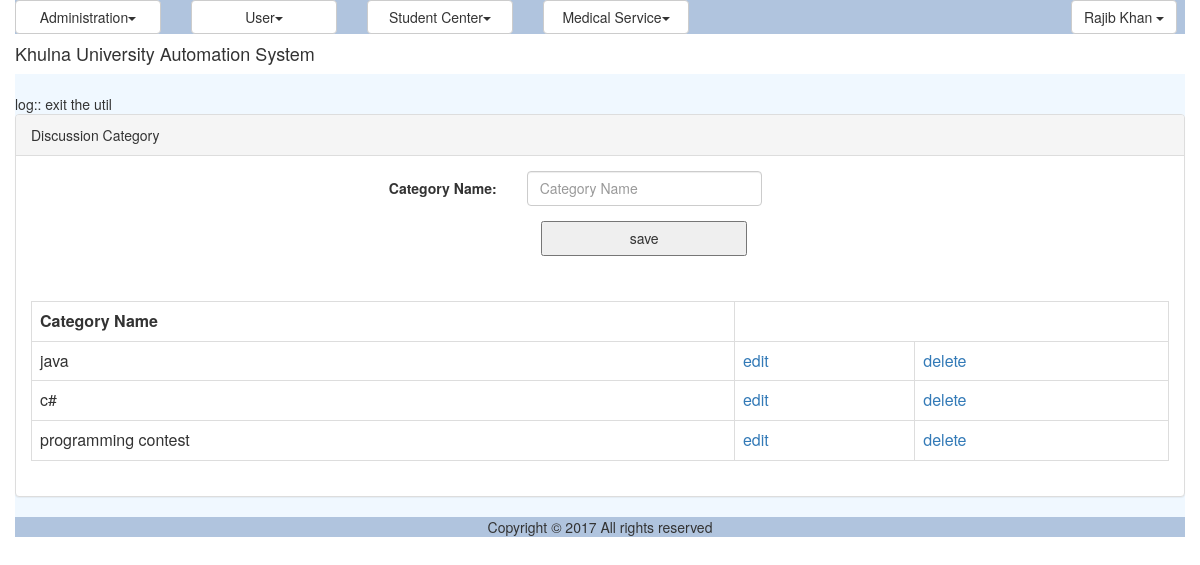
/discussion_category.php (signed in), run on the app's committed database.
### tables this page shows
CREATE TABLE `tbl_discussion_category` (
  `ID` varchar(40) NOT NULL,
  `Name` varchar(40) NOT NULL
);

### modules/forum/ui/blade/view.discussionCategory.blade.php (called while the page is built, shortened)
<?php
include_once './util/class.util.php';
include_once '/../../bao/class.discussionCategorybao.php';
$_DiscussionCategoryBAO = new DiscussionCategoryBAO();
?>

### modules/forum/bao/class.discussionCategorybao.php (called while the page is built, shortened)
<?php
include_once './util/class.util.php';
include_once '/../dao/class.discussionCategorydao.php';
Class DiscussionCategoryBAO{
	private $_DiscussionCategoryDAO;
	function DiscussionCategoryBAO(){
		$this->_DiscussionCategoryDAO = new DiscussionCategoryDAO();
	}
	public function getAllDiscussionCategorys(){
		$Result = $this->_DiscussionCategoryDAO->getAllDiscussionCategorys();
		return $Result;
	}
}
?>

### modules/forum/dao/class.discussionCategorydao.php (called while the page is built, shortened)
<?php
include_once './common/class.common.php';
include_once './common/class.common.forum.php';
include_once './util/class.util.php';
Class DiscussionCategoryDAO{
	private $_DB;
	function DiscussionCategoryDAO(){
		$this->_DB = DBUtil::getInstance();
	}
	public function getAllDiscussionCategorys(){
		$DiscussionCategoryList = array();
		$this->_DB->doQuery("SELECT * FROM tbl_discussion_category");
		$rows = $this->_DB->getAllRows();
		for($i = 0; $i < sizeof($rows); $i++) {
			$row = $rows[$i];
			$this->_DiscussionCategory = new DiscussionCategory();
		    $this->_DiscussionCategory->setID ( $row['ID']);
		    $this->_DiscussionCategory->setName( $row['Name'] );
		    $DiscussionCategoryList[]=$this->_DiscussionCategory;
		}
		$Result = new Result();
		$Result->setIsSuccess(1);
		$Result->setResultObject($DiscussionCategoryList);
		return $Result;
	}
}
?>

### common/class.common.php (called while the page is built, shortened)
<?php
class Result{
    private $_IsSuccess=0;
    private $_ResultObject;
    public function setIsSuccess($IsSuccess){
        $this->_IsSuccess = $IsSuccess;
    }
    public function getIsSuccess(){
        return $this->_IsSuccess;
    }
    public function setResultObject($ResultObject){
        $this->_ResultObject = $ResultObject;
    }
    public function getResultObject(){
        return $this->_ResultObject;
    }
}
?>

### common/class.common.forum.php (called while the page is built, shortened)
<?php
class DiscussionCategory{
    private $_ID;
    private $_name;
    public function setID ( $ID ) {
        $this->_ID = $ID;
    }
    public function getID () {
        return $this->_ID;
    }
    public function setName ($Name){
        $this->_name = $Name;
    }
    public function getName(){
        return $this->_name;
    }
}
?>

### modules/forum/ui/view.discussionCategory.php (the view)
<?php
include_once 'blade/view.discussionCategory.blade.php';
include_once './common/class.common.php';
include_once './common/class.common.forum.php';
?>
<div class="panel panel-default">
    <div class="panel-heading">Discussion Category</div>
    <div class="panel-body">
	<div id="form">
		<form method="post" class="form-horizontal">
			<div class="form-group">
              	<label class="control-label col-sm-4" for="txtCat">Category Name:</label>
              	<div class="col-sm-6">
					<input type="text" name="txtCat" class="form-control"
					 placeholder="Category Name" value="<?php
					if(isset($_GET['edit'])) echo $getROW->getName();  ?>" />
			  	</div>
			</div>
	        <div class="form-group">
              <div class="col-sm-offset-2 col-sm-10">
						<?php
						if(isset($_GET['edit']))
						{
							?>
							<button type="submit" name="update">update</button>
							<?php
						}
						else
						{
							?>
							<button type="submit" name="save">save</button>
							<?php
						}
						?>
			    </div>
            </div>
		</form>
	</div>
	</div>
	<div class="panel-body">
	<table class="table table-bordered">
	<?php
	$Result = $_DiscussionCategoryBAO->getAllDiscussionCategorys();
	if($Result->getIsSuccess()){
		$DiscussionCategoryList = $Result->getResultObject();
	?>
		<tr>
			<th>Category Name</th>
		</tr>
		<?php
		for($i = 0; $i < sizeof($DiscussionCategoryList); $i++) {
			$DiscussionCategory = $DiscussionCategoryList[$i];
			?>
		    <tr>
			    <td><?php echo $DiscussionCategory->getName(); ?></td>
			    <td><a href="?edit=<?php echo $DiscussionCategory->getID(); ?>" onclick="return confirm('sure to edit !'); " >edit</a></td>
			    <td><a href="?del=<?php echo $DiscussionCategory->getID(); ?>" onclick="return confirm('sure to delete !'); " >delete</a></td>
		    </tr>
	    <?php
		}
	}
	else{
		echo $Result->getResultObject();
	}
	?>
	</table>
	</div>
</div>

### resources/css/style.css (style rules this page uses)
#form { width:500px; margin:0px auto; text-align:center; }
#form form input { width:100%; height:35px; }
form button { width:50%; height:35px; }
table,td { border:solid #e9e9e9 1px; }

### data on the page
tbl_discussion_category: Name "java"
tbl_discussion_category: Name "c#"
tbl_discussion_category: Name "programming contest"

### other printed values
$globalMenu[$i]->getTitle() "Administration User Student Center Medical Service"
$CurrentUser->getFirstName() "Rajib"
$CurrentUser->getLastName() "Khan"
